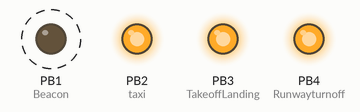
Recording of a sketch running on a simulated ATtiny85, built with avr-gcc and run on an emulated ATtiny85. Shown: output pins drawn as LEDs (lit = HIGH). Dashed ring = blinking. Pins used as bus, display or sensor lines are not drawn.

Above: at 0.2 s.
Timing chart, 0 to 3.0 s (numbered marks = the images above):
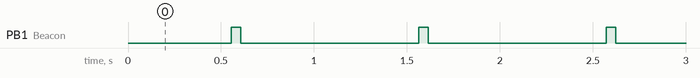

Measured:
- by itself, PB1 (Beacon): alternates HIGH for 0.05 s and LOW for 0.96 s

The sketch:

Flugzeugbeleuchtung_mit_attiny85.ino
```cpp
int taxi = 2,
    TakeoffLanding = 3,
    Runwayturnoff = 4,
    Strobe = 0,
    Beacon = 1;

int ledPins[3] = {2, 3, 4};

int flashTimeouts[6] = {50, 50, 50, 400, 50, 400};
int flashBehaviour[2][6] = {{0, 0, 0, 0, 1, 0}, {1, 0, 1, 0, 0, 0}};
int flashPosition = 0;
long flashTimer = 0;

unsigned long previousMillis = 0;
const long interval = 10000;

void setup() {
  pinMode(taxi, OUTPUT);
  pinMode(TakeoffLanding, OUTPUT);
  pinMode(Runwayturnoff, OUTPUT);
  pinMode(Strobe, OUTPUT);
  pinMode(Beacon, OUTPUT);

  for (int i = 0; i < 5; i++) {
    pinMode(ledPins[i], OUTPUT);
  }

  LEDan();
}

void LEDan(){
  digitalWrite(taxi, HIGH);
  digitalWrite(TakeoffLanding, HIGH);
  digitalWrite(Runwayturnoff, HIGH);
}

void LEDaus(){
  digitalWrite(taxi, LOW);
  digitalWrite(TakeoffLanding, LOW);
  digitalWrite(Runwayturnoff, LOW);
}

void blinken(){
  digitalWrite(Beacon, flashBehaviour[0][flashPosition]);
  digitalWrite(Strobe, flashBehaviour[1][flashPosition]);
  if(flashTimer + flashTimeouts[flashPosition] < millis()) {
    flashPosition++;
    flashTimer = millis();
    if (flashPosition > 5) flashPosition = 0;
  }
}

void loop() {
  blinken();
}
```
